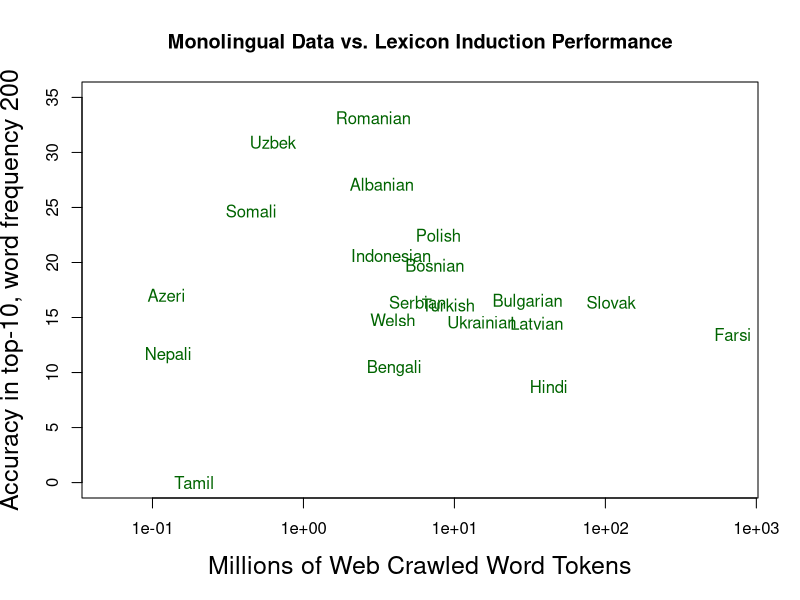

Write R code to recreate this figure.
languages=c("Azeri","Bulgarian","Bengali","Bosnian","Welsh","Hindi","Indonesian","Latvian","Nepali","Polish","Romanian","Slovak","Somali","Albanian","Serbian","Tamil","Turkish","Ukrainian","Uzbek","Farsi")#,"Spanish","Russian","Urdu")
monocrawl=c(.124,30.5,4,7.4,3.9,42.1,3.8,35.1,.127,7.8,2.9,109,.451,3.3,5.7,.189,9.1,15.2,.627,698)#,783,1500,285)
logmonocrawl=log(monocrawl)
top_10_at_f100=c(17.0318755803,16.3897821782,10.3590990047,19.7437715098,14.7786249656,8.72819972515,20.6326326481,14.4778467143,11.54,22.4807525568,33.1550989369,16.3859181203,24.6727192118,27.118768912,16.3851002865,0.0,16.0909195633,14.5901677149,30.9243417367,13.46)
c=plot(monocrawl,top_10_at_f100,log="x",xlab="",ylab="",main="Monolingual Data vs. Lexicon Induction Performance", col="darkgreen",pch=15,cex=0, ylim=c(0,35), xlim=c(0.05,700), xaxt="n", yaxt="n")
text(monocrawl,top_10_at_f100,languages,cex=1.0,col="darkgreen")
title(xlab="Millions of Web Crawled Word Tokens",cex.lab=1.5)
title(ylab="Accuracy in top-10, word frequency 200",cex.lab=1.5)
axis(1,cex.axis=1.0)
axis(2,cex.axis=1.0)
